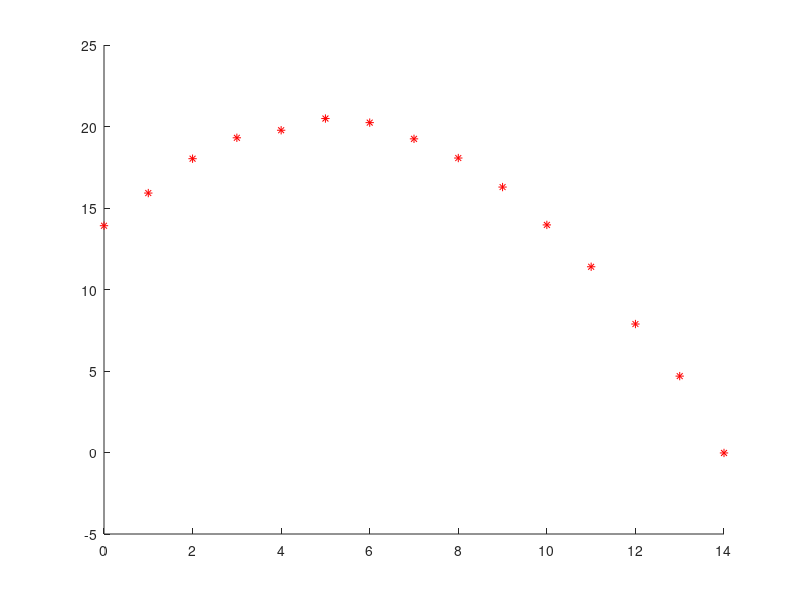

MATLAB code for this plot: (Note: this script raises an error after producing the figure.)
clc, clear, close all

t = [0
     1
     2
     3
     4
     5
     6
     7
     8
     9
    10
    11
    12
    13
    14];

y = [13.9135
    15.9169
    18.0251
    19.3075
    19.7707
    20.4882
    20.2378
    19.2425
    18.0655
    16.2849
    13.9627
    11.3952
    7.8823
    4.6866
    -0.0273];

T = [ones(15,1) t t.^2];

c = T\y % this is cheating a bit by using Matlab's built-in solver

e = T * c - y;

disp('Least squares error is ...')     

norm(e)

nt = [1.5
      3.5
      7.25];

nT = [ones(3,1) nt nt.^2];

disp('predicted values for t = 1.5, 3.5 and 7.25 are ...')
predicted = nT*c

figure
hold on
plot(t, y, 'r*')
plot(nt, predicted, 'bsq')

ezplot('13.8408 + 2.5487*t - 0.2523*t^2', [min(t), max(t)])

